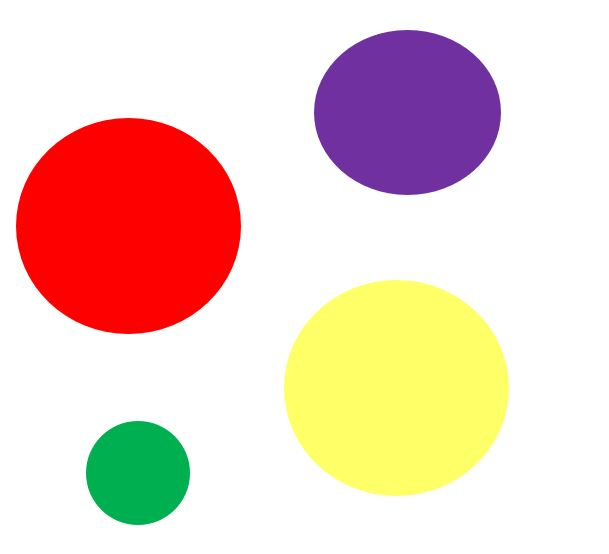
#> input picture Ch6/balls.JPG, 609 x 554 px, found by its file name
$ python Ch06_10.py
#> lines starting #> are read from the running program, lines starting #| are printed output that depends on the picture; after the words box and inside, x2 and y2 are one past the last pixel; in counts of white or black regions, pixels touching at a corner belong together
import cv2
img = cv2.imread('balls.jpg',1)
#> img is the input picture: shape (554, 609, 3); mean B, G, R 197.7, 209.3, 237.9
(sizex,sizey,z)=img.shape;
#> sizex = 554; sizey = 609; z = 3
gray = cv2.cvtColor(img,cv2.COLOR_RGB2GRAY)
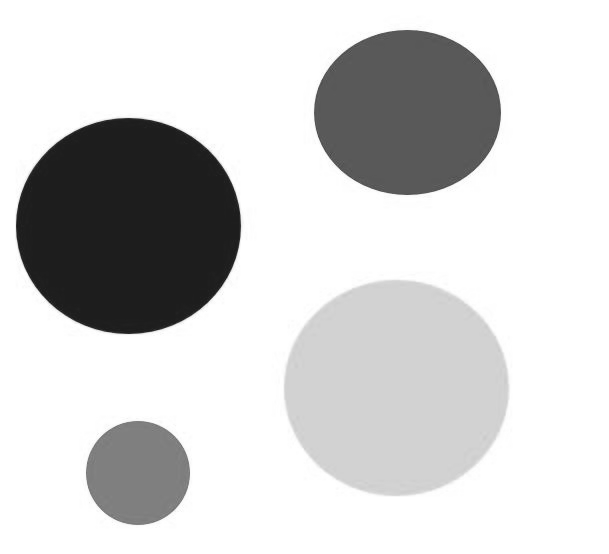
#> gray: shape (554, 609); min 22, max 255, mean 209.1
edges = cv2.Canny(gray, 100, 200)
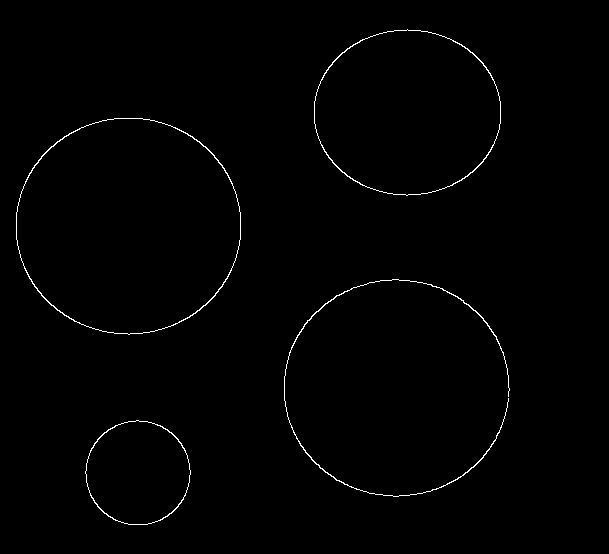
#> edges: shape (554, 609); 0.78% white in thin lines or dots, all inside (x1, y1, x2, y2) = (16, 29, 510, 525)
thresh = cv2.adaptiveThreshold(edges, 255, cv2.ADAPTIVE_THRESH_GAUSSIAN_C, cv2.THRESH_BINARY, 115, 0.6)
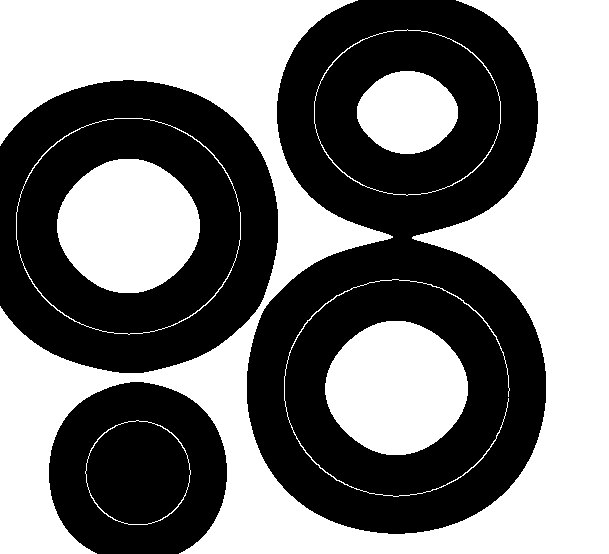
#> thresh: shape (554, 609); 48.3% white; 8 white regions
contours = cv2.findContours(edges,1,2)
#> contours = 7 contours; box (x1, y1, x2, y2) and area: (16, 118, 241, 335) 38205, (16, 118, 241, 335) 38024, (314, 29, 501, 196) 24245, (314, 29, 501, 196) 24108, (85, 420, 191, 525) 8522, (85, 420, 191, 525) 8436, (284, 279, 510, 497) 187
cnt = contours[1]
#> cnt = [[1, -1, -1, -1], [2, 0, -1, -1], [3, 1, -1, -1], [4, 2, -1, -1], [5, 3, -1, -1], [6, 4, -1, -1], [-1, 5, -1, -1]]
#> (the run stopped early here; a loop or call above may not have finished)
